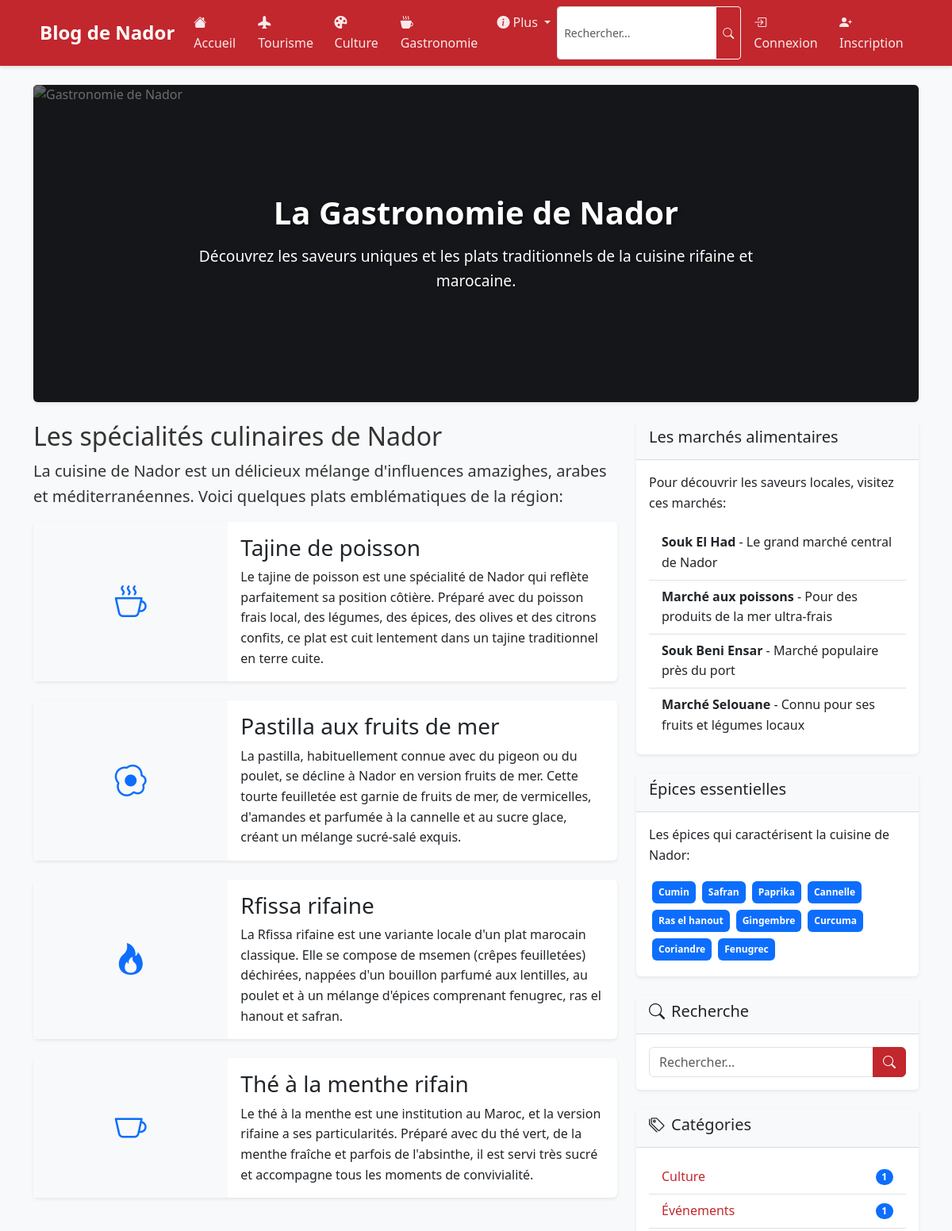
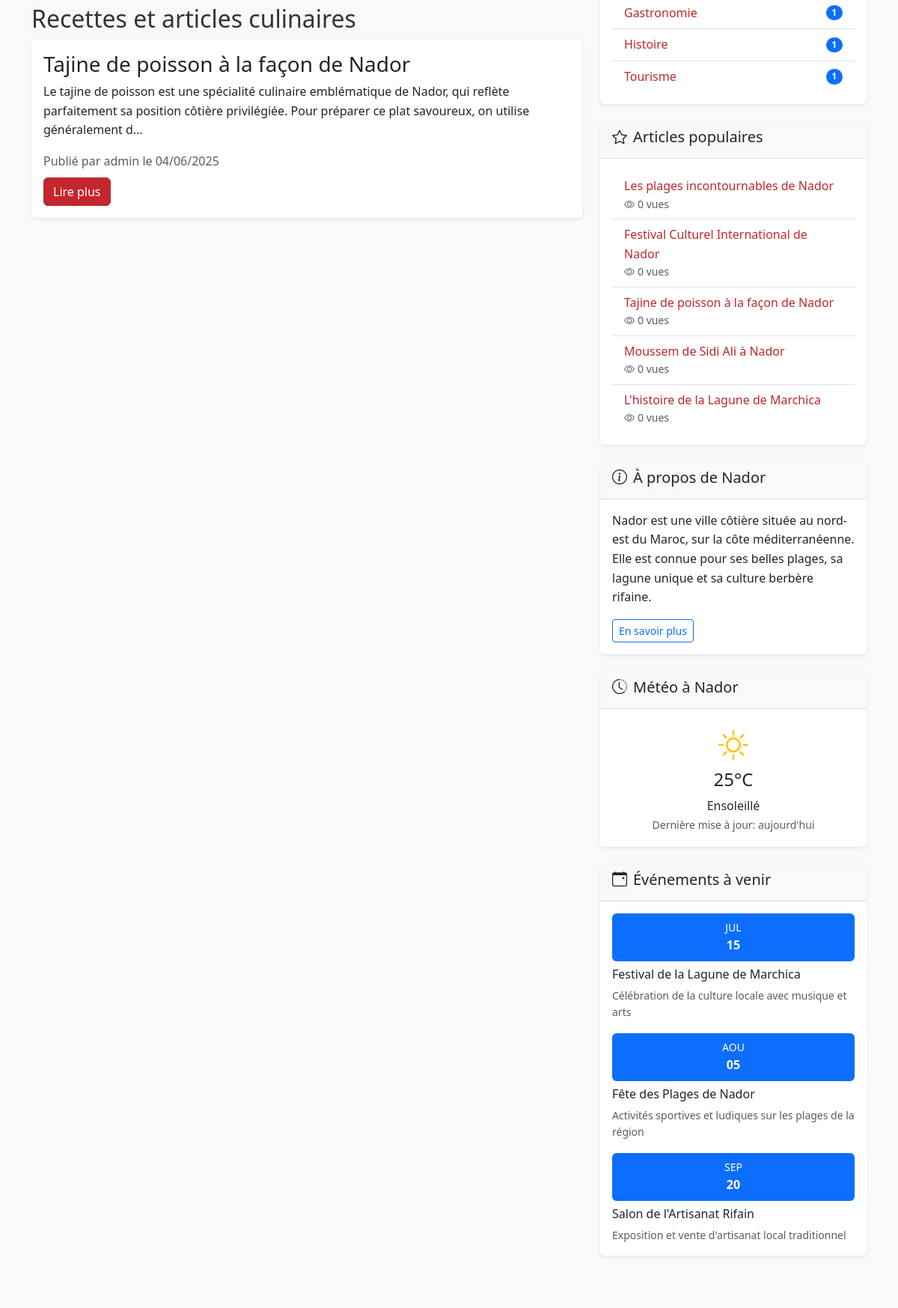
/gastronomie.php (upper part), run on the app's committed database (2 pictures, top to bottom).
### tables this page shows
CREATE TABLE IF NOT EXISTS posts (
    id INT AUTO_INCREMENT PRIMARY KEY,
    user_id INT NOT NULL,
    category_id INT NOT NULL,
    title VARCHAR(255) NOT NULL,
    slug VARCHAR(255) NOT NULL UNIQUE,
    content TEXT NOT NULL,
    image VARCHAR(255),
    status ENUM('draft', 'published') DEFAULT 'published',
    views INT DEFAULT 0,
    created_at DATETIME DEFAULT CURRENT_TIMESTAMP,
    updated_at DATETIME DEFAULT CURRENT_TIMESTAMP ON UPDATE CURRENT_TIMESTAMP,
    FOREIGN KEY (user_id) REFERENCES users(id) ON DELETE CASCADE,
    FOREIGN KEY (category_id) REFERENCES categories(id) ON DELETE CASCADE
);

CREATE TABLE IF NOT EXISTS users (
    id INT AUTO_INCREMENT PRIMARY KEY,
    username VARCHAR(50) NOT NULL UNIQUE,
    email VARCHAR(100) NOT NULL UNIQUE,
    password VARCHAR(255) NOT NULL,
    role ENUM('user', 'admin') DEFAULT 'user',
    created_at DATETIME DEFAULT CURRENT_TIMESTAMP,
    updated_at DATETIME DEFAULT CURRENT_TIMESTAMP ON UPDATE CURRENT_TIMESTAMP
);

CREATE TABLE IF NOT EXISTS categories (
    id INT AUTO_INCREMENT PRIMARY KEY,
    name VARCHAR(50) NOT NULL UNIQUE,
    description TEXT,
    slug VARCHAR(50) NOT NULL UNIQUE,
    created_at DATETIME DEFAULT CURRENT_TIMESTAMP,
    updated_at DATETIME DEFAULT CURRENT_TIMESTAMP ON UPDATE CURRENT_TIMESTAMP
);

### gastronomie.php (the view, shortened to what this page needs)
<?php
$conn = mysqli_connect(DB_HOST, DB_USER, DB_PASS, DB_NAME);
$query = "SELECT id FROM categories WHERE slug = 'gastronomie'";
$result = mysqli_query($conn, $query);
$category = mysqli_fetch_assoc($result);
$category_id = $category['id'];
$query = "SELECT posts.*, users.username
          FROM posts
          INNER JOIN users ON posts.user_id = users.id
          WHERE posts.category_id = ?
          ORDER BY posts.created_at DESC";
$stmt = mysqli_prepare($conn, $query);
mysqli_stmt_bind_param($stmt, "i", $category_id);
mysqli_stmt_execute($stmt);
$result = mysqli_stmt_get_result($stmt);
$posts = mysqli_fetch_all($result, MYSQLI_ASSOC);
include 'includes/header.php';
?>
<div class="container mt-4">
    <div class="hero-section mb-4">
        <div class="card bg-dark text-white">
            <img src="assets/images/nador-gastronomy.jpg" class="card-img hero-img" alt="Gastronomie de Nador">
            <div class="card-img-overlay hero-overlay">
                <div class="hero-content">
                    <h1 class="card-title">La Gastronomie de Nador</h1>
                    <p class="card-text">Découvrez les saveurs uniques et les plats traditionnels de la cuisine rifaine et marocaine.</p>
                </div>
            </div>
        </div>
    </div>
    <div class="row">
        <div class="col-md-8">
            <div class="mb-5">
                <h2>Les spécialités culinaires de Nador</h2>
                <p class="lead">La cuisine de Nador est un délicieux mélange d'influences amazighes, arabes et méditerranéennes. Voici quelques plats emblématiques de la région:</p>
                <div class="card mb-4">
                    <div class="row g-0">
                        <div class="col-md-4 bg-light d-flex align-items-center justify-content-center">
                            <div class="p-3 text-center">
                                <i class="bi bi-cup-hot fs-1 text-primary"></i>
                            </div>
                        </div>
                        <div class="col-md-8">
                            <div class="card-body">
                                <h3 class="card-title">Tajine de poisson</h3>
                                <p class="card-text">Le tajine de poisson est une spécialité de Nador qui reflète parfaitement sa position côtière. Préparé avec du poisson frais local, des légumes, des épices, des olives et des citrons confits, ce plat est cuit lentement dans un tajine traditionnel en terre cuite.</p>
                            </div>
                        </div>
                    </div>
                </div>
                <div class="card mb-4">
                    <div class="row g-0">
                        <div class="col-md-4 bg-light d-flex align-items-center justify-content-center">
                            <div class="p-3 text-center">
                                <i class="bi bi-egg-fried fs-1 text-primary"></i>
                            </div>
                        </div>
                        <div class="col-md-8">
                            <div class="card-body">
                                <h3 class="card-title">Pastilla aux fruits de mer</h3>
                                <p class="card-text">La pastilla, habituellement connue avec du pigeon ou du poulet, se décline à Nador en version fruits de mer. Cette tourte feuilletée est garnie de fruits de mer, de vermicelles, d'amandes et parfumée à la cannelle et au sucre glace, créant un mélange sucré-salé exquis.</p>
                            </div>
                        </div>
                    </div>
                </div>
                <div class="card mb-4">
                    <div class="row g-0">
                        <div class="col-md-4 bg-light d-flex align-items-center justify-content-center">
                            <div class="p-3 text-center">
                                <i class="bi bi-fire fs-1 text-primary"></i>
                            </div>
                        </div>
                        <div class="col-md-8">
                            <div class="card-body">
                                <h3 class="card-title">Rfissa rifaine</h3>
                                <p class="card-text">La Rfissa rifaine est une variante locale d'un plat marocain classique. Elle se compose de msemen (crêpes feuilletées) déchirées, nappées d'un bouillon parfumé aux lentilles, au poulet et à un mélange d'épices comprenant fenugrec, ras el hanout et safran.</p>
                            </div>
                        </div>
                    </div>
                </div>
                <div class="card mb-4">
                    <div class="row g-0">
                        <div class="col-md-4 bg-light d-flex align-items-center justify-content-center">
                            <div class="p-3 text-center">
                                <i class="bi bi-cup fs-1 text-primary"></i>
                            </div>
                        </div>
                        <div class="col-md-8">
                            <div class="card-body">
                                <h3 class="card-title">Thé à la menthe rifain</h3>
                                <p class="card-text">Le thé à la menthe est une institution au Maroc, et la version rifaine a ses particularités. Préparé avec du thé vert, de la menthe fraîche et parfois de l'absinthe, il est servi très sucré et accompagne tous les moments de convivialité.</p>
                            </div>
                        </div>
                    </div>
                </div>
            </div>
            <h2>Recettes et articles culinaires</h2>
            <?php if (count($posts) > 0): ?>
                <?php foreach ($posts as $post): ?>
                    <div class="card mb-4">
                        <div class="card-body">
                            <h3 class="card-title"><?php echo $post['title']; ?></h3>
                            <p class="card-text">
                                <?php echo substr($post['content'], 0, 200) . '...'; ?>
                            </p>
                            <div class="text-muted mb-2">
                                Publié par <?php echo $post['username']; ?> le
                                <?php echo date('d/m/Y', strtotime($post['created_at'])); ?>
                            </div>
                            <a href="post.php?id=<?php echo $post['id']; ?>" class="btn btn-primary">Lire plus</a>
                        </div>
                    </div>
                <?php endforeach; ?>
            <?php else: ?>
                <div class="alert alert-info">Aucun article sur la gastronomie disponible pour le moment.</div>
            <?php endif; ?>
        </div>
        <div class="col-md-4">
            <div class="card mb-4">
                <div class="card-header">
                    <h5>Les marchés alimentaires</h5>
                </div>
                <div class="card-body">
                    <p>Pour découvrir les saveurs locales, visitez ces marchés:</p>
                    <ul class="list-group list-group-flush">
                        <li class="list-group-item">
                            <strong>Souk El Had</strong> - Le grand marché central de Nador
                        </li>
                        <li class="list-group-item">
                            <strong>Marché aux poissons</strong> - Pour des produits de la mer ultra-frais
                        </li>
                        <li class="list-group-item">
                            <strong>Souk Beni Ensar</strong> - Marché populaire près du port
                        </li>
                        <li class="list-group-item">
                            <strong>Marché Selouane</strong> - Connu pour ses fruits et légumes locaux
                        </li>
                    </ul>
                </div>
            </div>
            <div class="card mb-4">
                <div class="card-header">
                    <h5>Épices essentielles</h5>
                </div>
                <div class="card-body">
                    <p>Les épices qui caractérisent la cuisine de Nador:</p>
                    <div class="d-flex flex-wrap">
                        <span class="badge bg-primary m-1 p-2">Cumin</span>
                        <span class="badge bg-primary m-1 p-2">Safran</span>
                        <span class="badge bg-primary m-1 p-2">Paprika</span>
                        <span class="badge bg-primary m-1 p-2">Cannelle</span>
                        <span class="badge bg-primary m-1 p-2">Ras el hanout</span>
                        <span class="badge bg-primary m-1 p-2">Gingembre</span>
                        <span class="badge bg-primary m-1 p-2">Curcuma</span>
                        <span class="badge bg-primary m-1 p-2">Coriandre</span>
                        <span class="badge bg-primary m-1 p-2">Fenugrec</span>
                    </div>
                </div>
            </div>
            <?php include 'includes/sidebar.php'; ?>
        </div>
    </div>
</div>
<?php
include 'includes/footer.php';
?>

### includes/sidebar.php (shortened to what this page needs)
<div class="card mb-4">
    <div class="card-header">
        <h5><i class="bi bi-search me-2"></i>Recherche</h5>
    </div>
    <div class="card-body">
        <form action="search.php" method="GET">
            <div class="input-group">
                <input type="text" name="q" class="form-control" placeholder="Rechercher...">
                <button class="btn btn-primary" type="submit"><i class="bi bi-search"></i></button>
            </div>
        </form>
    </div>
</div>
<div class="card mb-4">
    <div class="card-header">
        <h5><i class="bi bi-tags me-2"></i>Catégories</h5>
    </div>
    <div class="card-body">
        <?php
        $cat_query = "SELECT id, name, slug FROM categories ORDER BY name";
        $cat_result = mysqli_query($conn, $cat_query);
        $categories = mysqli_fetch_all($cat_result, MYSQLI_ASSOC);
        ?>
        <ul class="list-group list-group-flush">
            <?php foreach ($categories as $category): ?>
                <li class="list-group-item d-flex justify-content-between align-items-center">
                    <a href="categories.php?slug=<?php echo $category['slug']; ?>" class="text-decoration-none">
                        <?php echo $category['name']; ?>
                    </a>
                    <?php
                    $count_query = "SELECT COUNT(*) as count FROM posts WHERE category_id = " . $category['id'];
                    $count_result = mysqli_query($conn, $count_query);
                    $count = mysqli_fetch_assoc($count_result)['count'];
                    ?>
                    <span class="badge bg-primary rounded-pill"><?php echo $count; ?></span>
                </li>
            <?php endforeach; ?>
        </ul>
    </div>
</div>
<div class="card mb-4">
    <div class="card-header">
        <h5><i class="bi bi-star me-2"></i>Articles populaires</h5>
    </div>
    <div class="card-body">
        <?php
        $popular_query = "SELECT id, title, views FROM posts ORDER BY views DESC LIMIT 5";
        $popular_result = mysqli_query($conn, $popular_query);
        $popular_posts = mysqli_fetch_all($popular_result, MYSQLI_ASSOC);
        ?>
        <ul class="list-group list-group-flush">
            <?php foreach ($popular_posts as $post): ?>
                <li class="list-group-item">
                    <a href="post.php?id=<?php echo $post['id']; ?>" class="text-decoration-none">
                        <?php echo $post['title']; ?>
                    </a>
                    <div class="small text-muted">
                        <i class="bi bi-eye me-1"></i><?php echo $post['views']; ?> vues
                    </div>
                </li>
            <?php endforeach; ?>
        </ul>
    </div>
</div>
<div class="card mb-4">
    <div class="card-header">
        <h5><i class="bi bi-info-circle me-2"></i>À propos de Nador</h5>
    </div>
    <div class="card-body">
        <p>Nador est une ville côtière située au nord-est du Maroc, sur la côte méditerranéenne. Elle est connue pour ses belles plages, sa lagune unique et sa culture berbère rifaine.</p>
        <a href="about.php" class="btn btn-sm btn-outline-primary">En savoir plus</a>
    </div>
</div>
<div class="card mb-4">
    <div class="card-header">
        <h5><i class="bi bi-clock-history me-2"></i>Météo à Nador</h5>
    </div>
    <div class="card-body text-center">
        <div class="weather-widget">
            <i class="bi bi-sun fs-1 text-warning mb-2"></i>
            <h4>25°C</h4>
            <p class="mb-0">Ensoleillé</p>
            <small class="text-muted">Dernière mise à jour: aujourd'hui</small>
        </div>
    </div>
</div>
<div class="card mb-4">
    <div class="card-header">
        <h5><i class="bi bi-calendar-event me-2"></i>Événements à venir</h5>
    </div>
    <div class="card-body">
        <div class="event-item mb-3">
            <div class="event-date bg-primary text-white p-2 text-center rounded mb-2">
                <div class="event-month small">JUL</div>
                <div class="event-day fw-bold">15</div>
            </div>
            <h6>Festival de la Lagune de Marchica</h6>
            <p class="small text-muted mb-0">Célébration de la culture locale avec musique et arts</p>
        </div>
        <div class="event-item mb-3">
            <div class="event-date bg-primary text-white p-2 text-center rounded mb-2">
                <div class="event-month small">AOU</div>
                <div class="event-day fw-bold">05</div>
            </div>
            <h6>Fête des Plages de Nador</h6>
            <p class="small text-muted mb-0">Activités sportives et ludiques sur les plages de la région</p>
        </div>
        <div class="event-item">
            <div class="event-date bg-primary text-white p-2 text-center rounded mb-2">
                <div class="event-month small">SEP</div>
                <div class="event-day fw-bold">20</div>
            </div>
            <h6>Salon de l'Artisanat Rifain</h6>
            <p class="small text-muted mb-0">Exposition et vente d'artisanat local traditionnel</p>
        </div>
    </div>
</div>

### assets/css/style.css (style rules this page uses)
body { font-family: 'Segoe UI', Tahoma, Geneva, Verdana, sans-serif; line-height: 1.6; color: #333; background-color: #f8f9fa; }
a { color: #c1272d; transition: all 0.3s ease; }
.hero-section { margin-bottom: 2rem; }
.hero-img { height: 400px; object-fit: cover; filter: brightness(0.7); }
.hero-overlay { display: flex; align-items: center; justify-content: center; text-align: center; background: rgba(0, 0, 0, 0.4); }
.hero-content { max-width: 800px; }
.hero-content h1 { font-size: 2.5rem; font-weight: bold; margin-bottom: 1rem; text-shadow: 2px 2px 4px rgba(0, 0, 0, 0.5); }
.hero-content p { font-size: 1.2rem; text-shadow: 1px 1px 2px rgba(0, 0, 0, 0.5); }
.card { border: none; box-shadow: 0 0.125rem 0.25rem rgba(0, 0, 0, 0.075); transition: transform 0.3s ease, box-shadow 0.3s ease; margin-bottom: 1.5rem; }
.card-header { background-color: #f8f9fa; border-bottom: 1px solid rgba(0, 0, 0, 0.125); font-weight: 600; }
.btn-primary { background-color: #c1272d; border-color: #c1272d; }

### data on the page
posts: title "Tajine de poisson à la façon de Nador", content "Le tajine de poisson est une spécialité culinaire emblématique de Nador, qui reflète parfaitement sa position côtière privilégiée. Pour préparer ce plat savoureux, on utilise généralement d", user.username "admin", created_at "04/06/2025", views "0"
categories: name "Culture", count "1"
categories: name "Événements", count "1"
categories: name "Gastronomie", count "1"
categories: name "Histoire", count "1"
categories: name "Tourisme", count "1"
posts: title "Les plages incontournables de Nador", views "0"
posts: title "Festival Culturel International de Nador", views "0"
posts: title "Moussem de Sidi Ali à Nador", views "0"
posts: title "L'histoire de la Lagune de Marchica", views "0"
